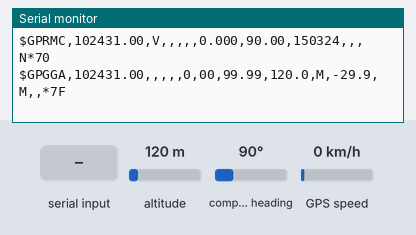
This sketch was run on a simulated ESP8266 (NodeMCU). Parts: the last lines printed to the serial monitor. Inputs (shaded band) come from the test bench; at power-on: altitude 120 m, GPS speed 0 km/h, compass heading 90°. The GPS gets a fix after 3 s at 37.7749, -122.4194 with 8 satellites.

Above: at 1.2 s.
1.3 s: altitude set to 20 m
At 2.8 s:
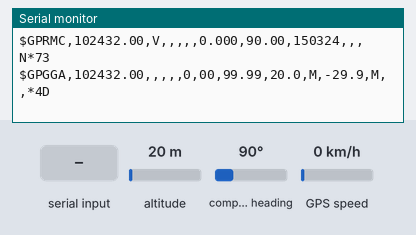
4.5 s: "1" received over the second serial link
At 4.9 s:
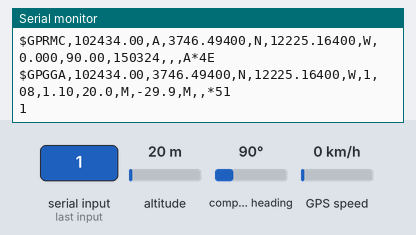
6.5 s: GPS speed set to 2 km/h
At 7.8 s:
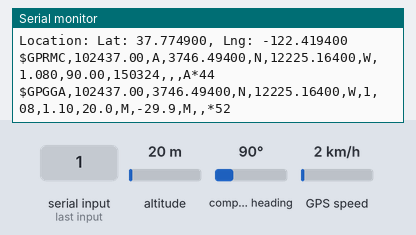
9.5 s: compass heading set to 7°
At 10.7 s:
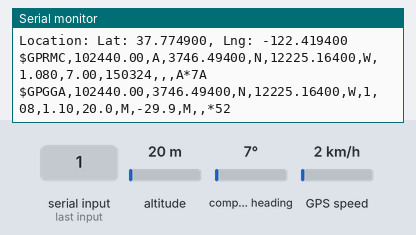
11.0 s: compass heading set to 352°
At 11.5 s:
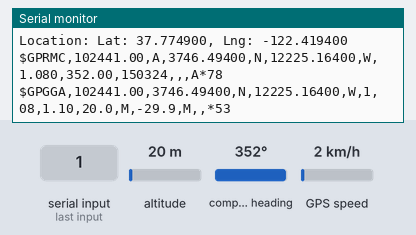
15.1 s: altitude set to 250 m
At 18.8 s:
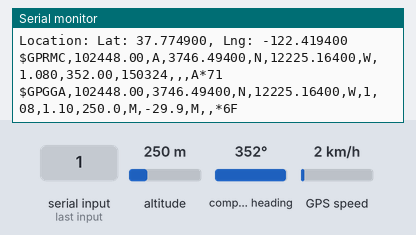

Measured:
- after the input at 1.3 s, the serial monitor: prints a new line after 0.71 s (image 1)
- after the input at 4.5 s, the serial monitor: prints a new line at once (image 2)
- after the input at 6.5 s, the serial monitor: prints a new line after 0.50 s (image 3)
- after the input at 9.5 s, the serial monitor: prints a new line after 0.50 s (image 4)
- after the input at 11.0 s, the serial monitor: prints a new line at once (image 5)
- after the input at 15.1 s, the serial monitor: prints a new line after 0.91 s (image 6)

The sketch:

nodemcu_gps_final.ino
```cpp
#include <SoftwareSerial.h>
#include <TinyGPS++.h>
#include <ESP8266WiFi.h>

#define gpsRxPin 5      //Rx pin of gps D1
#define gpsTxPin 4      //Tx pin of gps D2
SoftwareSerial neo6m(gpsTxPin, gpsRxPin);

TinyGPSPlus gps;

void setup()
{
  Serial.begin(115200);
  Serial.println();
  neo6m.begin(9600);

  Serial.print("Setup done ");  //Debugging
}

void loop()
{
  smartdelay_gps(1000);

  if (gps.location.isUpdated()) {
      Serial.print(F("Location: "));
      if (gps.location.isValid()) {
        Serial.print("Lat: ");
        Serial.print(gps.location.lat(), 6);
        Serial.print(F(", Lng: "));
        Serial.print(gps.location.lng(), 6);
        Serial.println();
      } else {
        Serial.println(F("INVALID"));
      }
  }
}

static void smartdelay_gps(unsigned long ms)
{
  unsigned long start = millis();
  do
  {
    while (neo6m.available()) {
      char c = neo6m.read();
      Serial.write(c);  // Print raw data for debugging
      gps.encode(c);
    }
  } while (millis() - start < ms);
}
```
